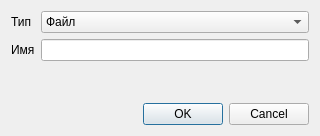
<?xml version="1.0" encoding="UTF-8"?>
<ui version="4.0">
 <class>SCreateNewEntry</class>
 <widget class="QWidget" name="SCreateNewEntry">
  <property name="geometry">
   <rect>
    <x>0</x>
    <y>0</y>
    <width>320</width>
    <height>136</height>
   </rect>
  </property>
  <property name="windowTitle">
   <string>Form</string>
  </property>
  <layout class="QVBoxLayout" name="verticalLayout_2" stretch="1,0">
   <item>
    <layout class="QFormLayout" name="formLayout">
     <item row="0" column="0">
      <widget class="QLabel" name="lEntryType">
       <property name="text">
        <string>Тип</string>
       </property>
      </widget>
     </item>
     <item row="1" column="0">
      <widget class="QLabel" name="lName">
       <property name="text">
        <string>Имя</string>
       </property>
      </widget>
     </item>
     <item row="0" column="1">
      <widget class="QComboBox" name="cbType">
       <item>
        <property name="text">
         <string>Файл</string>
        </property>
       </item>
       <item>
        <property name="text">
         <string>Папка</string>
        </property>
       </item>
      </widget>
     </item>
     <item row="1" column="1">
      <widget class="QLineEdit" name="eName"/>
     </item>
    </layout>
   </item>
   <item>
    <widget class="QDialogButtonBox" name="buttonBox">
     <property name="standardButtons">
      <set>QDialogButtonBox::Cancel|QDialogButtonBox::Ok</set>
     </property>
    </widget>
   </item>
  </layout>
 </widget>
 <resources/>
 <connections/>
</ui>
